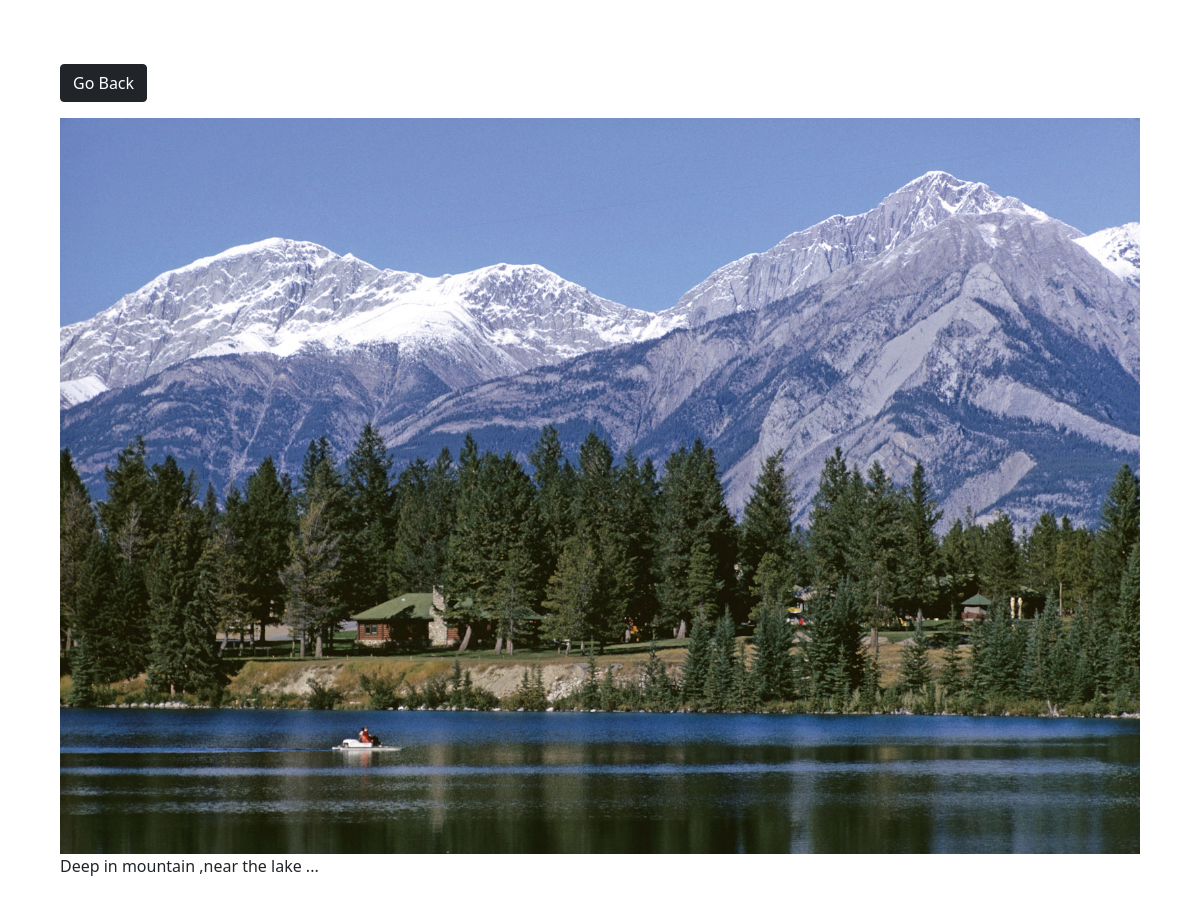
Screenshot of /photo/1/ with the database file from the repository.
### photos/models.py (models this page shows, shortened)
class Photo(models.Model):
    category = models.ForeignKey(Category,on_delete=models.SET_NULL,null=True,blank=True)
    image = models.ImageField(null=False, blank=False)
    description = models.TextField()

### photos/views.py (the view)
# urls.py: path("photo/<str:pk>/", views.viewPhoto, name="photo"),
def viewPhoto(request,pk):
    photo = Photo.objects.get(id=pk)
    return render(request, 'photos/photo.html',{"photo" : photo})

### photos/templates/photos/photo.html (shortened to what this page needs)
<!DOCTYPE html>
<html lang="en">
<head>
    <link href="https://cdn.jsdelivr.net/npm/bootstrap@5.0.0-beta2/dist/css/bootstrap.min.css" rel="stylesheet">
</head>
<body class="m-5">
    <div class="container">
        <div class="row justify-content-center">
            <div class="col">
                <a class="btn btn-dark my-3" href="{% url 'gallery'%}">Go Back</a>
                <div style="height: 90ch;">
                    <img style="max-width: 100%; max-height: 100%;" src="{{photo.image.url}}" alt="">
                    <P>{{photo.description}}</P>
                </div>
            </div>
        </div>
    </div>
</body>
</html>

### rows the page displays
Photo: image (picture), description "Deep in mountain ,near the lake ..."
